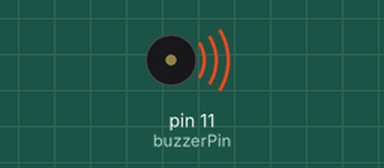
Bench run of a sketch on a simulated Arduino Uno, built with avr-gcc and run on an emulated ATmega328P. Parts: buzzer (waves = sounding). What the sketch prints to the serial monitor is not drawn.

Above: at 0.33 s.
At 39.96 s:
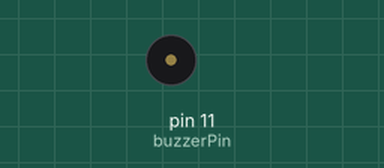
Timing chart, 0 to 40.1 s (numbered marks = the images above):
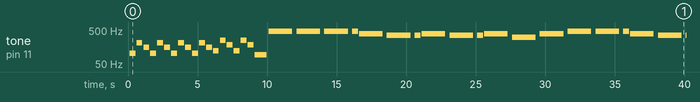

Measured:
- by itself, tone on pin 11 (buzzerPin): plays 104 Hz for 0.43 s, 208 Hz for 0.43 s, 156 Hz for 0.43 s, 104 Hz for 0.43 s, 208 Hz for 0.43 s, 156 Hz for 0.43 s … (38 notes in this stretch)

The sketch:

music.ino
```cpp
/*
  🎹 music
  MIDI'den otomatik çevrilen Arduino müzik çalar
  Piezo buzzer -> Pin 11
  Tempo: 120 BPM
  Track: 0

  Bağlantı:
  - Buzzer (+) -> Pin 11
  - Buzzer (-) -> GND
*/

int tempo = 120;
int buzzerPin = 11;

// Tüm nota tanımları
#define NOTE_B0  31
#define NOTE_C1  33
#define NOTE_CS1 35
#define NOTE_D1  37
#define NOTE_DS1 39
#define NOTE_E1  41
#define NOTE_F1  44
#define NOTE_FS1 46
#define NOTE_G1  49
#define NOTE_GS1 52
#define NOTE_A1  55
#define NOTE_AS1 58
#define NOTE_B1  62
#define NOTE_C2  65
#define NOTE_CS2 69
#define NOTE_D2  73
#define NOTE_DS2 78
#define NOTE_E2  82
#define NOTE_F2  87
#define NOTE_FS2 93
#define NOTE_G2  98
#define NOTE_GS2 104
#define NOTE_A2  110
#define NOTE_AS2 117
#define NOTE_B2  123
#define NOTE_C3  131
#define NOTE_CS3 139
#define NOTE_D3  147
#define NOTE_DS3 156
#define NOTE_E3  165
#define NOTE_F3  175
#define NOTE_FS3 185
#define NOTE_G3  196
#define NOTE_GS3 208
#define NOTE_A3  220
#define NOTE_AS3 233
#define NOTE_B3  247
#define NOTE_C4  262
#define NOTE_CS4 277
#define NOTE_D4  294
#define NOTE_DS4 311
#define NOTE_E4  330
#define NOTE_F4  349
#define NOTE_FS4 370
#define NOTE_G4  392
#define NOTE_GS4 415
#define NOTE_A4  440
#define NOTE_AS4 466
#define NOTE_B4  494
#define NOTE_C5  523
#define NOTE_CS5 554
#define NOTE_D5  587
#define NOTE_DS5 622
#define NOTE_E5  659
#define NOTE_F5  698
#define NOTE_FS5 740
#define NOTE_G5  784
#define NOTE_GS5 831
#define NOTE_A5  880
#define NOTE_AS5 932
#define NOTE_B5  988
#define NOTE_C6  1047
#define NOTE_CS6 1109
#define NOTE_D6  1175
#define NOTE_DS6 1245
#define NOTE_E6  1319
#define NOTE_F6  1397
#define NOTE_FS6 1480
#define NOTE_G6  1568
#define NOTE_GS6 1661
#define NOTE_A6  1760
#define NOTE_AS6 1865
#define NOTE_B6  1976
#define NOTE_C7  2093
#define NOTE_CS7 2217
#define NOTE_D7  2349
#define NOTE_DS7 2489
#define NOTE_E7  2637
#define NOTE_F7  2794
#define NOTE_FS7 2960
#define NOTE_G7  3136
#define NOTE_GS7 3322
#define NOTE_A7  3520
#define NOTE_AS7 3729
#define NOTE_B7  3951
#define NOTE_C8  4186
#define NOTE_CS8 4435
#define NOTE_D8  4699
#define NOTE_DS8 4978
#define REST     0

// 🎹 music melodisi (Track 0)
int melody[] = {
  NOTE_GS2, 4,
  NOTE_GS3, 4,
  NOTE_DS3, 4,
  NOTE_GS2, 4,
  NOTE_GS3, 4,
  NOTE_DS3, 4,
  NOTE_GS2, 4,
  NOTE_GS3, 4,
  NOTE_DS3, 4,
  NOTE_GS2, 4,
  NOTE_GS3, 4,
  NOTE_DS3, 4,
  NOTE_B2, 4,
  NOTE_B3, 4,
  NOTE_FS3, 4,
  NOTE_B2, 4,
  NOTE_B3, 4,
  NOTE_FS3, 4,
  NOTE_FS2, 2,
  NOTE_AS4, 1,
  NOTE_AS4, 1,
  NOTE_AS4, 1,
  NOTE_AS4, 4,
  NOTE_G4, 1,
  NOTE_F4, 1,
  NOTE_F4, 4,
  NOTE_G4, 1,
  NOTE_F4, 1,
  NOTE_F4, 4,
  NOTE_G4, 1,
  NOTE_DS4, 1,
  NOTE_G4, 1,
  NOTE_AS4, 1,
  NOTE_AS4, 1,
  NOTE_AS4, 4,
  NOTE_G4, 1,
  NOTE_F4, 1,
  NOTE_F4, 4,
  NOTE_G4, 1,
  NOTE_F4, 1,
  NOTE_F4, 4,
  NOTE_G4, 1,
  NOTE_DS4, 1,
  NOTE_AS4, 2,
  NOTE_F4, 1,
  NOTE_DS4, 2,
  NOTE_DS4, 1,
  NOTE_F4, 1,
  NOTE_DS4, 4,
  NOTE_G4, 2,
  NOTE_DS4, 1,
  NOTE_F4, 1,
  NOTE_DS4, 4,
  NOTE_DS4, 1,
  NOTE_F4, 1,
  NOTE_DS4, 4,
  NOTE_G4, 2,
  NOTE_G4, 2,
  NOTE_G4, 1,
  NOTE_AS4, 2,
  NOTE_F4, 1,
  NOTE_DS4, 2,
  NOTE_DS4, 1,
  NOTE_F4, 1,
  NOTE_DS4, 4,
  NOTE_G4, 2,
  NOTE_DS4, 1,
  NOTE_F4, 1,
  NOTE_DS4, 4,
  NOTE_DS4, 1,
  NOTE_F4, 1,
  NOTE_DS4, 4,
  NOTE_C4, 2,
  NOTE_G4, 1,
  NOTE_F4, 1,
  NOTE_G4, 1,
  NOTE_F4, 2,
  NOTE_G4, 1,
  NOTE_AS4, 1,
  NOTE_G4, 1,
  NOTE_F4, 1,
  NOTE_G4, 1,
  NOTE_C4, 1,
  NOTE_G4, 1,
  NOTE_G4, 1,
  NOTE_F4, 4,
  NOTE_AS4, 2,
  NOTE_F4, 1,
  NOTE_DS4, 2,
  NOTE_DS4, 1,
  NOTE_F4, 1,
  NOTE_DS4, 4,
  NOTE_G4, 2,
  NOTE_DS4, 1,
  NOTE_F4, 1,
  NOTE_DS4, 4,
  NOTE_DS4, 1,
  NOTE_F4, 1,
  NOTE_DS4, 4,
  NOTE_C4, 2,
  NOTE_AS4, 1,
  NOTE_AS4, 1,
  NOTE_AS4, 1,
  NOTE_AS4, 4,
  NOTE_G4, 1,
  NOTE_F4, 1,
  NOTE_F4, 4,
  NOTE_G4, 1,
  NOTE_F4, 1,
  NOTE_F4, 4,
  NOTE_G4, 1,
  NOTE_DS4, 1,
  NOTE_G4, 1,
  NOTE_AS4, 1,
  NOTE_AS4, 1,
  NOTE_AS4, 4,
  NOTE_G4, 1,
  NOTE_F4, 1,
  NOTE_F4, 4,
  NOTE_G4, 1,
  NOTE_F4, 1,
  NOTE_F4, 4,
  NOTE_G4, 1,
  NOTE_DS4, 1,
  NOTE_AS4, 2,
  NOTE_F4, 1,
  NOTE_DS4, 2,
  NOTE_DS4, 1,
  NOTE_F4, 1,
  NOTE_DS4, 4,
  NOTE_G4, 2,
  NOTE_DS4, 1,
  NOTE_F4, 1,
  NOTE_DS4, 4,
  NOTE_DS4, 1,
  NOTE_F4, 1,
  NOTE_DS4, 4,
  NOTE_G4, 2,
  NOTE_G4, 2,
  NOTE_G4, 1,
  NOTE_AS4, 2,
  NOTE_F4, 1,
  NOTE_DS4, 2,
  NOTE_DS4, 1,
  NOTE_F4, 1,
  NOTE_DS4, 4,
  NOTE_G4, 2,
  NOTE_DS4, 1,
  NOTE_F4, 1,
  NOTE_DS4, 4,
  NOTE_DS4, 1,
  NOTE_F4, 1,
  NOTE_DS4, 4,
  NOTE_C4, 2,
  NOTE_G4, 1,
  NOTE_C5, 1,
  NOTE_F4, 1,
  NOTE_G4, 1,
  NOTE_F4, 2,
  NOTE_G4, 1,
  NOTE_AS4, 1,
  NOTE_G4, 1,
  NOTE_F4, 1,
  NOTE_G4, 1,
  NOTE_C4, 1,
  NOTE_G4, 1,
  NOTE_G4, 1,
  NOTE_F4, 4,
  NOTE_AS4, 2,
  NOTE_F4, 1,
  NOTE_DS4, 2,
  NOTE_DS4, 1,
  NOTE_F4, 1,
  NOTE_DS4, 4,
  NOTE_G4, 2,
  NOTE_DS4, 1,
  NOTE_F4, 1,
  NOTE_DS4, 4,
  NOTE_DS4, 1,
  NOTE_F4, 1,
  NOTE_DS4, 4,
  NOTE_C4, 2,
  NOTE_G4, 1,
  NOTE_D5, 1,
  NOTE_F4, 1,
  NOTE_D5, 1,
  NOTE_F4, 1,
  NOTE_G4, 1,
  NOTE_AS4, 1,
  NOTE_F4, 1,
  NOTE_C5, 1,
  NOTE_AS4, 1,
  NOTE_F4, 1,
  NOTE_AS4, 1,
  NOTE_AS4, 1,
  NOTE_AS4, 4,
  NOTE_G4, 1,
  NOTE_F4, 1,
  NOTE_F4, 4,
  NOTE_G4, 1,
  NOTE_F4, 1,
  NOTE_F4, 4,
  NOTE_G4, 1,
  NOTE_DS4, 1,
  NOTE_G4, 1,
  NOTE_AS4, 1,
  NOTE_AS4, 1,
  NOTE_AS4, 4,
  NOTE_G4, 1,
  NOTE_F4, 1,
  NOTE_F4, 4,
  NOTE_G4, 1,
  NOTE_F4, 1,
  NOTE_F4, 4,
  NOTE_G4, 1,
  NOTE_DS4, 1,
  NOTE_F4, 1,
  NOTE_C4, 2
};

// Oynatma değişkenleri
int totalNotes = sizeof(melody) / sizeof(melody[0]) / 2;
int noteIndex = 0;
bool isPlaying = false;
unsigned long previousMillis = 0;
int noteDuration = 0;

void setup() {
  Serial.begin(9600);
  pinMode(buzzerPin, OUTPUT);

  Serial.println("🎹 ================================");
  Serial.println("    music");
  Serial.println("🎹 ================================");
  Serial.print("📊 Toplam nota: ");
  Serial.println(totalNotes);
  Serial.print("⚡ Tempo: ");
  Serial.print(tempo);
  Serial.println(" BPM");
  Serial.print("🎼 Track: ");
  Serial.println(0);
  Serial.println("🚀 Çalmaya başlıyor...");
  Serial.println();
}

void loop() {
  unsigned long currentMillis = millis();

  // Yeni nota çalmaya başla
  if (!isPlaying && noteIndex < totalNotes * 2) {
    int thisNote = noteIndex;
    int divider = melody[thisNote + 1];
    int wholenote = (60000 * 4) / tempo;

    // Nota süresini hesapla
    if (divider > 0) {
      noteDuration = wholenote / divider;
    } else {
      noteDuration = wholenote / 4; // Varsayılan
    }

    // Nota çal
    tone(buzzerPin, melody[thisNote], noteDuration * 0.85);

    Serial.print("♪ ");
    Serial.print(melody[thisNote]);
    Serial.print("Hz (");
    Serial.print(noteDuration);
    Serial.println("ms)");

    isPlaying = true;
    previousMillis = currentMillis;
  }

  // Nota süresi doldu mu?
  if (isPlaying && (currentMillis - previousMillis >= noteDuration)) {
    noTone(buzzerPin);
    noteIndex += 2;
    isPlaying = false;

    // Şarkı bitti mi?
    if (noteIndex >= totalNotes * 2) {
      Serial.println();
      Serial.println("🎉 Şarkı tamamlandı!");
      Serial.println("🔄 3 saniye sonra tekrar başlıyor...");
      Serial.println();

      delay(3000);
      noteIndex = 0;
    }
  }
}
```

test.cpp
```cpp
/*
  Steel for Humans - Vocal Lines 🎵
  Akıcı ve temiz müzik çalma sistemi
  Piezo buzzer pin 8'e bağlanacak
*/

int tempo = 105; // Şarkının temposu
int buzzerPin = 2; // Buzzer'ın bağlı olduğu pin

// Nota tanımları
#define NOTE_B0  31
#define NOTE_C1  33
#define NOTE_CS1 35
#define NOTE_D1  37
#define NOTE_DS1 39
#define NOTE_E1  41
#define NOTE_F1  44
#define NOTE_FS1 46
#define NOTE_G1  49
#define NOTE_GS1 52
#define NOTE_A1  55
#define NOTE_AS1 58
#define NOTE_B1  62
#define NOTE_C2  65
#define NOTE_CS2 69
#define NOTE_D2  73
#define NOTE_DS2 78
#define NOTE_E2  82
#define NOTE_F2  87
#define NOTE_FS2 93
#define NOTE_G2  98
#define NOTE_GS2 104
#define NOTE_A2  110
#define NOTE_AS2 117
#define NOTE_B2  123
#define NOTE_C3  131
#define NOTE_CS3 139
#define NOTE_D3  147
#define NOTE_DS3 156
#define NOTE_E3  165
#define NOTE_F3  175
#define NOTE_FS3 185
#define NOTE_G3  196
#define NOTE_GS3 208
#define NOTE_A3  220
#define NOTE_AS3 233
#define NOTE_B3  247
#define NOTE_C4  262
#define NOTE_CS4 277
#define NOTE_D4  294
#define NOTE_DS4 311
#define NOTE_E4  330
#define NOTE_F4  349
#define NOTE_FS4 370
#define NOTE_G4  392
#define NOTE_GS4 415
#define NOTE_A4  440
#define NOTE_AS4 466
#define NOTE_B4  494
#define NOTE_C5  523
#define NOTE_CS5 554
#define NOTE_D5  587
#define NOTE_DS5 622
#define NOTE_E5  659
#define NOTE_F5  698
#define NOTE_FS5 740
#define NOTE_G5  784
#define NOTE_GS5 831
#define NOTE_A5  880
#define NOTE_AS5 932
#define NOTE_B5  988
#define NOTE_C6  1047
#define NOTE_CS6 1109
#define NOTE_D6  1175
#define NOTE_DS6 1245
#define NOTE_E6  1319
#define NOTE_F6  1397
#define NOTE_FS6 1480
#define NOTE_G6  1568
#define NOTE_GS6 1661
#define NOTE_A6  1760
#define NOTE_AS6 1865
#define NOTE_B6  1976
#define NOTE_C7  2093
#define NOTE_CS7 2217
#define NOTE_D7  2349
#define NOTE_DS7 2489
#define NOTE_E7  2637
#define NOTE_F7  2794
#define NOTE_FS7 2960
#define NOTE_G7  3136
#define NOTE_GS7 3322
#define NOTE_A7  3520
#define NOTE_AS7 3729
#define NOTE_B7  3951
#define NOTE_C8  4186
#define NOTE_CS8 4435
#define NOTE_D8  4699
#define NOTE_DS8 4978
#define REST     0

// Şarkının notaları - XML'den çıkardığımız notalar
// Steel for Humans - Vocal Lines
int melody[] = {
  // Ölçü 1: Oy lazare lazare
  NOTE_D4, 4, NOTE_D4, 4, NOTE_D4, 4, NOTE_G4, 4,
  // Ölçü 2: Tuka ni sa kazale
  NOTE_F4, 4, NOTE_E4, 4, NOTE_D4, 6, NOTE_E4, 2,
  // Ölçü 3
  NOTE_F4, 4, NOTE_E4, 4, NOTE_F4, 4, NOTE_E4, 4,
  // Ölçü 4
  NOTE_C4, 4, NOTE_D4, 4, NOTE_D4, 8,
  // Ölçü 5: Kolko liste po gora
  NOTE_D4, 4, NOTE_D4, 4, NOTE_D4, 4, NOTE_G4, 4,
  // Ölçü 6
  NOTE_F4, 4, NOTE_E4, 4, NOTE_D4, 6, NOTE_E4, 2,
  // Ölçü 7: Tolko zave naz kishta
  NOTE_F4, 4, NOTE_E4, 4, NOTE_F4, 4, NOTE_E4, 4,
  // Ölçü 8
  NOTE_C4, 4, NOTE_D4, 4, NOTE_D4, 8,
  // Ölçü 9: Tervo tuka doydohme
  NOTE_D4, 4, NOTE_D4, 4, NOTE_D4, 4, NOTE_G4, 4,
  // Ölçü 10
  NOTE_F4, 4, NOTE_E4, 4, NOTE_D4, 6, NOTE_E4, 2,
  // Ölçü 11: Moma momche naydohme
  NOTE_F4, 4, NOTE_E4, 4, NOTE_F4, 4, NOTE_E4, 4,
  // Ölçü 12
  NOTE_C4, 4, NOTE_D4, 4, NOTE_D4, 8,
  // Ölçü 13: Ya momata godete
  NOTE_D4, 4, NOTE_D4, 4, NOTE_D4, 4, NOTE_G4, 4,
  // Ölçü 14
  NOTE_F4, 4, NOTE_E4, 4, NOTE_D4, 6, NOTE_E4, 2,
  // Ölçü 15: Ya momcheto zenete
  NOTE_F4, 4, NOTE_E4, 4, NOTE_F4, 4, NOTE_E4, 4,
  // Ölçü 16
  NOTE_C4, 4, NOTE_D4, 4, NOTE_D4, 8,
  // Ölçü 17: Varara tariga, balala taira
  REST, 2, NOTE_F4, 2, NOTE_E4, 2, NOTE_F4, 2, NOTE_G4, 2, NOTE_E4, 4, NOTE_E4, 2,
  // Ölçü 18
  NOTE_E4, 2, NOTE_F4, 2, NOTE_E4, 2, NOTE_F4, 2, NOTE_G4, 2, NOTE_E4, 2, NOTE_C4, 4,
  // Ölçü 19: Varara tarina, balala tarina
  REST, 2, NOTE_F4, 2, NOTE_E4, 2, NOTE_F4, 2, NOTE_G4, 2, NOTE_E4, 4, NOTE_E4, 2,
  // Ölçü 20
  NOTE_E4, 2, NOTE_F4, 2, NOTE_E4, 2, NOTE_F4, 2, NOTE_G4, 2, NOTE_E4, 2, NOTE_C4, 4,
  // Ölçü 21: Varara tariga
  REST, 2, NOTE_F4, 2, NOTE_E4, 2, NOTE_F4, 2, NOTE_G4, 2, NOTE_E4, 4, NOTE_E4, 2,
  // Ölçü 22: balala taira
  NOTE_E4, 2, NOTE_F4, 2, NOTE_E4, 2, NOTE_F4, 2, NOTE_G4, 2, NOTE_E4, 2, NOTE_C4, 4,
  // Ölçü 23: Varara tariga, balala taira
  REST, 2, NOTE_F4, 2, NOTE_E4, 2, NOTE_F4, 2, NOTE_G4, 2, NOTE_E4, 4, NOTE_E4, 2,
  // Ölçü 24
  NOTE_E4, 2, NOTE_F4, 2, NOTE_E4, 2, NOTE_F4, 2, NOTE_G4, 2, NOTE_E4, 2, NOTE_C4, 4,
  // Ölçü 25: Varara tarina, balala tarina
  REST, 2, NOTE_A4, 2, NOTE_G4, 2, NOTE_A4, 2, NOTE_AS4, 2, NOTE_G4, 4, NOTE_G4, 2,
  // Ölçü 26
  NOTE_G4, 2, NOTE_A4, 2, NOTE_G4, 2, NOTE_A4, 2, NOTE_AS4, 2, NOTE_G4, 2, NOTE_E4, 4,
  // Ölçü 27: Varara tariga, balala taira
  REST, 2, NOTE_A4, 2, NOTE_G4, 2, NOTE_A4, 2, NOTE_AS4, 2, NOTE_G4, 4, NOTE_G4, 2,
  // Ölçü 28
  NOTE_G4, 2, NOTE_A4, 2, NOTE_G4, 2, NOTE_A4, 2, NOTE_AS4, 2, NOTE_G4, 2, NOTE_E4, 4,
  // Ölçü 29: Varara tarina, balala tarina
  REST, 2, NOTE_A4, 2, NOTE_G4, 2, NOTE_A4, 2, NOTE_AS4, 2, NOTE_G4, 4, NOTE_G4, 2,
  // Ölçü 30
  NOTE_G4, 2, NOTE_A4, 2, NOTE_G4, 2, NOTE_A4, 2, NOTE_AS4, 2, NOTE_G4, 2, NOTE_E4, 4,
  // Ölçü 31: Varara tariga
  REST, 2, NOTE_A4, 2, NOTE_G4, 2, NOTE_A4, 2, NOTE_AS4, 2, NOTE_G4, 4, NOTE_G4, 2,
  // Ölçü 32: balala taira
  NOTE_G4, 2, NOTE_A4, 2, NOTE_G4, 2, NOTE_A4, 2, NOTE_AS4, 2, NOTE_G4, 2, NOTE_E4, 4
};

// Müziği daha akıcı hale getiren değişkenler
int noteDuration = 0;
int pauseBetweenNotes = 0;
unsigned long previousMillis = 0;
int noteIndex = 0;
bool isPlaying = false;
int totalNotes = 0;

void setup() {
  Serial.begin(9600);
  pinMode(buzzerPin, OUTPUT);

  // Nota sayısını hesapla
  totalNotes = sizeof(melody) / sizeof(melody[0]) / 2;

  Serial.print("Toplam nota sayısı: ");
  Serial.println(totalNotes);
  Serial.println("Çalmaya başlıyor... 🎵");
}

void loop() {
  unsigned long currentMillis = millis();

  // Nota çalma durumunu kontrol et
  if (!isPlaying && noteIndex < totalNotes * 2) {
    // Yeni nota çalmaya başla
    int thisNote = noteIndex;

    // Nota frekansını ve süresini al
    int divider = melody[thisNote + 1];
    int wholenote = (60000 * 4) / tempo;

    // Nota süresini hesapla
    if (divider > 0) {
      noteDuration = wholenote / divider;
    } else if (divider < 0) {
      // Noktalı nota için %50 daha uzun
      noteDuration = wholenote / abs(divider);
      noteDuration *= 1.5;
    }

    // Akıcılık için notayı daha kısa çal ve notalar arası hafif boşluk bırak
    tone(buzzerPin, melody[thisNote], noteDuration * 0.9);

    // Notalar arası geçiş süresi (akıcılık için)
    pauseBetweenNotes = noteDuration * 0.1;
    if (pauseBetweenNotes < 20) pauseBetweenNotes = 20; // Minimum bekleme

    // Çalmaya başladığını işaretle
    isPlaying = true;
    previousMillis = currentMillis;

    // Debug bilgisi (isteğe bağlı)
    if (melody[thisNote] != REST) {
      Serial.print("Nota: ");
      Serial.print(melody[thisNote]);
      Serial.print(", Süre: ");
      Serial.println(noteDuration);
    } else {
      Serial.println("Sus");
    }
  }

  // Şu anki notanın süresi doldu mu?
  if (isPlaying && (currentMillis - previousMillis >= noteDuration + pauseBetweenNotes)) {
    // Ses çalmayı durdur
    noTone(buzzerPin);

    // Sonraki notaya geç
    noteIndex += 2;

    // Durumu resetle
    isPlaying = false;

    // Tüm notalar çalındıysa
    if (noteIndex >= totalNotes * 2) {
      Serial.println("Müzik bitti! 🎉");
      delay(3000); // Bitiş sonrası bekle
      noteIndex = 0; // Tekrar başlat (istersen kaldırabilirsin)
    }
  }
}
```
